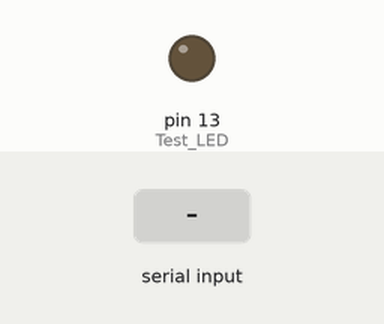
This sketch was run on a simulated Arduino Uno, built with avr-gcc and run on an emulated ATmega328P. On the bench: output pins drawn as LEDs (lit = HIGH). The inputs (shaded band) are chosen by the test bench.

Above: at 1.3 s.
1.4 s: "Thumb" received over Serial
At 3.2 s:
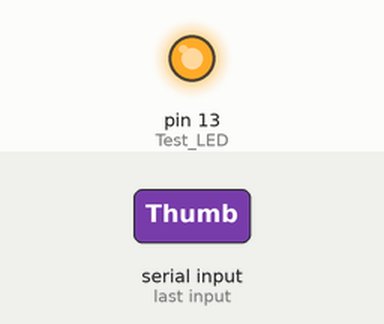
3.9 s: "Index" received over Serial
At 6.3 s:
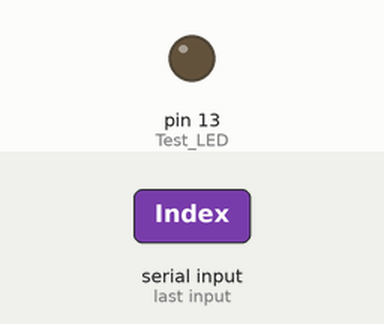
Timing chart, 0 to 7.8 s (numbered marks = the images above; inputs shaded):
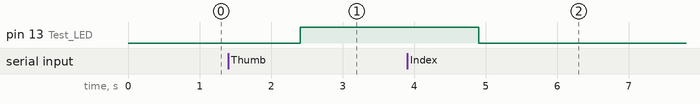

The sketch:

Serial_Coms.ino
```cpp
#include <Servo.h>
const byte ledPin = 13;
const byte pin = 2;
volatile byte state = LOW;
int t = HIGH;
String content = "";


void setup()
{
  //Set up PWM pins
  pinMode(13, OUTPUT); //Test LED


  //Begin serial input
  Serial.begin(9600); // Baud rate
  delay(100);
}


void loop() {

  while(Serial.available()) {
    content = Serial.readString();
  }

  if(content.substring(0,5) == "Thumb") {
    String Hand =  content.substring(5, (content.length()));


      digitalWrite(13, HIGH); // LED ON
       delay(500);

      }

    if(content.substring(0,5) == "Index") {
    String Hand =  content.substring(5, (content.length()));


      digitalWrite(13, LOW); // LED OFF
       delay(500);

      }


  }
```

Measured:
- after the input at 1.4 s, pin 13 (Test_LED): LOW → HIGH after 1.0 s
- after the input at 3.9 s, pin 13 (Test_LED): HIGH → LOW after 1.0 s
